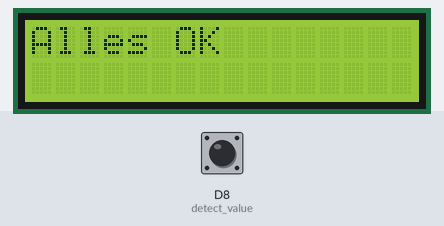
This sketch was run on a simulated ESP8266 (NodeMCU). Parts: 16×2 character LCD. Inputs (shaded band) come from the test bench; at power-on: D8 (detect_value) HIGH.

Above: at 1.2 s.
1.3 s: D8 (detect_value) pulled LOW for 0.15 s
At 1.38 s:
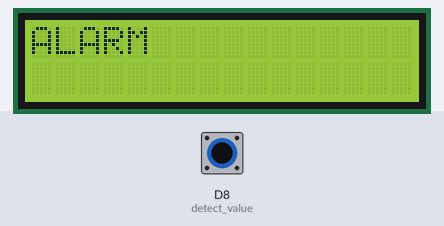
2.9 s: D8 (detect_value) pulled LOW for 3.2 s
Timing chart, 0 to 5.9 s (numbered marks = the images above; inputs shaded):
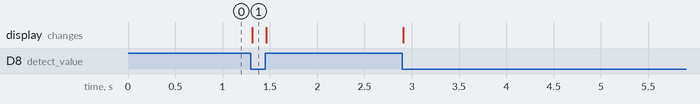

Measured:
- after the input at 1.3 s, the display: changes at once (image 1)

The sketch:

058_Abstand_mit_IR.ino
```cpp
#include <LiquidCrystal_PCF8574.h>  // Bibliothek für das LCD-Display

#define detect_value D8  // Pin für den Eingangssensor

LiquidCrystal_PCF8574 lcd(0x27);  // Initialisierung des LCD-Displays mit der I2C-Adresse 0x27

volatile bool detected = false;  // Variable zur Speicherung des Alarmzustands

void setup() {
  lcd.begin(16, 2);  // Initialisiere das LCD mit 16 Spalten und 2 Zeilen
  lcd.setBacklight(127);  // Setze die Hintergrundbeleuchtung des LCDs auf mittlere Helligkeit

  pinMode(detect_value, INPUT_PULLUP);  // Setze den Pin für den Eingangssensor auf INPUT_PULLUP

  attachInterrupt(digitalPinToInterrupt(detect_value), ISR_Alarm, CHANGE);  // Interrupt für den Eingangssensor bei Zustandsänderung
}

void loop() {
  if (detected) {
    lcd.clear();  // Lösche das LCD
    lcd.print("ALARM");  // Zeige "ALARM" auf dem LCD an
    while(detected) {  // Warte, bis sich der Zustand ändert
      delay(10);  // Kleine Verzögerung, um CPU-Auslastung zu reduzieren
    }
  } else {
    lcd.clear();  // Lösche das LCD
    lcd.print("Alles OK");  // Zeige "Alles OK" auf dem LCD an
    while(!detected) {  // Warte, bis sich der Zustand ändert
      delay(10);  // Kleine Verzögerung, um CPU-Auslastung zu reduzieren
    }
  }
}

void ISR_Alarm() {
  detected = !detected;  // Invertiere den Zustand direkt im Interrupt
}
```
